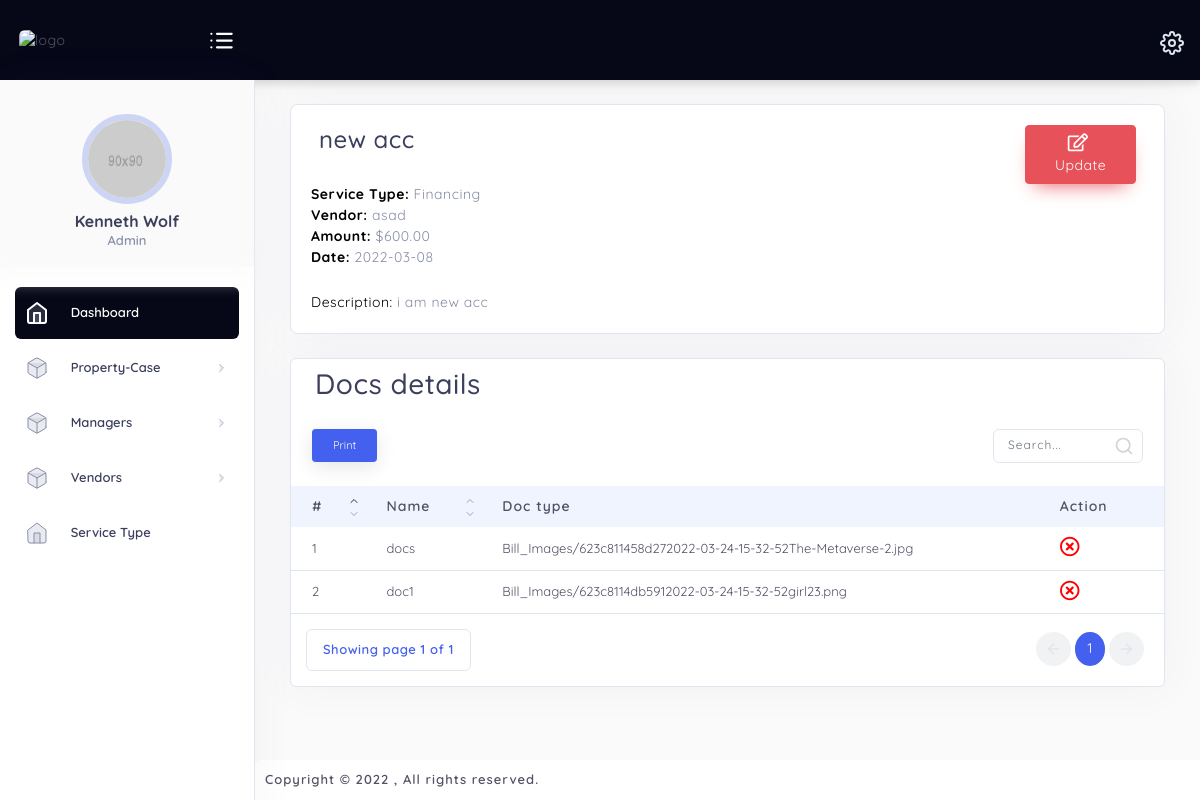
Screenshot of /hud/admin/account_detail_page.php?id=5 with the database file from the repository.
### tables this page shows
CREATE TABLE `property_accounting` (
  `id` int(11) NOT NULL,
  `case_id` int(11) NOT NULL,
  `name` varchar(255) NOT NULL,
  `type` int(11) NOT NULL,
  `date` varchar(255) NOT NULL,
  `amount` decimal(10,2) NOT NULL,
  `bill_image` varchar(300) NOT NULL,
  `memo` varchar(5000) NOT NULL,
  `vendor_id` int(11) NOT NULL,
  `created_at` timestamp NOT NULL DEFAULT current_timestamp(),
  `updated_at` timestamp NOT NULL DEFAULT current_timestamp() ON UPDATE current_timestamp()
);

CREATE TABLE `service_type` (
  `id` int(11) NOT NULL,
  `name` varchar(255) NOT NULL
);

CREATE TABLE `vendors` (
  `id` int(11) NOT NULL,
  `name` varchar(255) NOT NULL,
  `email` varchar(255) NOT NULL,
  `phone` varchar(255) NOT NULL,
  `memo` varchar(5000) NOT NULL,
  `type` int(11) NOT NULL,
  `street` varchar(255) NOT NULL,
  `city` varchar(255) NOT NULL,
  `state` varchar(255) NOT NULL,
  `zip` varchar(255) NOT NULL,
  `country` varchar(255) NOT NULL,
  `created_at` timestamp NOT NULL DEFAULT current_timestamp(),
  `updated_at` timestamp NOT NULL DEFAULT current_timestamp() ON UPDATE current_timestamp()
);

CREATE TABLE `accounting_docs` (
  `id` int(11) NOT NULL,
  `account_id` int(11) NOT NULL,
  `doc_name` varchar(500) NOT NULL,
  `doc_url` varchar(500) NOT NULL,
  `created_at` timestamp NOT NULL DEFAULT current_timestamp(),
  `updated_at` timestamp NOT NULL DEFAULT current_timestamp() ON UPDATE current_timestamp()
);

### hud/admin/account_detail_page.php (the view, shortened to what this page needs)
<?php
   include_once("../db/db.php");
   $id=$_GET['id'];
   $data=mysqli_fetch_array(mysqli_query($conn,"Select property_accounting.*,service_type.name as service,vendors.name as vendor from property_accounting INNER JOIN service_type ON service_type.id=property_accounting.type INNER JOIN vendors ON vendors.id=property_accounting.vendor_id where property_accounting.id='$id'"));
   $get_acc_docs=mysqli_query($conn,"SELECT * FROM accounting_docs where account_id='$id'");
   ?>
<!DOCTYPE html>
<html lang="en">
   <?php include_once("includes/head.php")?>
   <link rel="stylesheet" type="text/css" href="plugins/select2/select2.min.css">
   <link href="assets/css/scrollspyNav.css" rel="stylesheet" type="text/css" />
   <link href="assets/css/components/custom-modal.css" rel="stylesheet" type="text/css" />
   <link href="plugins/animate/animate.css" rel="stylesheet" type="text/css" />
   <link rel="stylesheet" href="plugins/font-icons/fontawesome/css/regular.css">
   <link rel="stylesheet" href="plugins/font-icons/fontawesome/css/fontawesome.css">
   <link rel="stylesheet" type="text/css" href="assets/css/forms/theme-checkbox-radio.css">
   <link rel="stylesheet" type="text/css" href="plugins/select2/select2.min.css">
   <link href="assets/css/components/cards/card.css" rel="stylesheet" type="text/css" />
   <link href="assetsss/plugins/dropzone/dist/dropzone.css" rel="stylesheet" type="text/css">
   <link rel="stylesheet" type="text/css" href="plugins/table/datatable/datatables.css">
   <link rel="stylesheet" type="text/css" href="plugins/table/datatable/custom_dt_html5.css">
   <link rel="stylesheet" type="text/css" href="plugins/table/datatable/dt-global_style.css">
   <link rel="stylesheet" href="https://cdnjs.cloudflare.com/ajax/libs/font-awesome/4.7.0/css/font-awesome.min.css">
   <body>
      <?php include_once("includes/topbar.php");?>
      <div class="main-container" id="container">
         <?php include_once("includes/sidenav.php");?>
         <div id="content" class="main-content">
            <div class="layout-px-spacing mt-4">
               <div class="col-lg-12 col-12  mt-3 mb-4">
                  <div class="statbox widget box box-shadow mb-4">
                     <div class="widget-header">
                        <div class="row">
                            <div class="col-xl-10 col-md-10 col-sm-12 col-12">
                              <h4 class="card-user_name"><?php echo $data['name']; ?></h4>
                           </div>
                           <div class="col-xl-2 col-md-2 col-sm-4 col-12">
                              <a href="edit_account.php?id=<?php echo $data['id'];?>" class="btn btn-danger"><i class="far fa-edit" style=" font-size: 18px;margin-right: 5px" aria-hidden="true"></i>Update</a>
                           </div>
                        </div>
                     </div>
                     <div class="widget-content">
                        <div style="text-align: left;">
                           <div>
                                <span style="color:black"><b>Service Type:</b></span>
                                <span><?php echo $data['service'];?></span>
                           </div>
                           <div>
                                <span style="color:black"><b>Vendor:</b></span>
                                <span><?php echo $data['vendor']; ?></span>
                           </div>
                           <div>
                                <span style="color:black"><b>Amount:</b></span>
                                <span><?php echo "$".$data['amount']; ?></span>
                           </div>
                           <div>
                                <span style="color:black"><b>Date:</b></span>
                                <span><?php echo $data['date']; ?></span>
                           </div>
                           <div class="mt-4">
                               <span style="color:black" >Description:</span>
                               <span><?php echo $data['memo']; ?></span>
                           </div>
                       </div>
                     </div>
                  </div>
               </div>
               <div class="col-xl-12 col-lg-12 col-sm-12  layout-spacing mb-5">
                  <div class="widget-content-area br-6 mt-2">
                     <div class="widget-header ml-4 mt-2">
                        <div class="row">
                           <div class="col-xl-12 col-md-12 col-sm-12 col-12">
                              <h3>Docs details</h3>
                           </div>
                        </div>
                     </div>
                     <table id="html5-extension" class="table table-hover non-hover" style="width:100%">
                        <thead>
                           <tr>
                              <th>#</th>
                              <th>Name</th>
                              <th class="dt-no-sorting">Doc type</th>
                              <th class="dt-no-sorting">Action</th>
                           </tr>
                        </thead>
                        <tbody>
                           <?php
                              $count=1;
                              while ($data2=mysqli_fetch_array($get_acc_docs)) {
                              ?>
                           <tr>
                              <td><?php echo $count ?></td>
                              <td> <?php echo $data2['doc_name']; ?>
                              </td>
                              <td>
                                    <a href="<?php echo $data2['doc_url'];?>" target="blank"><?php echo $data2['doc_url'];?></a>
                                </td>
                              <td>
                                 <a href="delete_document.php?id=<?php echo $data2['id'];?>&table=accounting_docs&page=account_detail_page.php?id=<?php echo $id?>" onclick="return confirm('Are you sure?')"><i class="far fa-times-circle" style="color: red; font-size: 20px;" aria-hidden="true"></i></a>
                              </td>
                           </tr>
                           <?php
                              $count++;
                              }
                              ?>
                        </tbody>
                     </table>
                  </div>
               </div>
            </div>
            <?php include_once 'includes/footer.php'; ?>
         </div>
      </div>
   </body>
</html>

### hud/admin/assets/css/dashboard/dash_1.css (style rules this page uses)
.layout-spacing { padding-bottom: 25px; }
.widget { position: relative; padding: 20px; border-radius: 8px; border: none; background: #fff; -webkit-box-shadow: none; -moz-box-shadow: none; box-shadow: none; border: 1px solid #e0e6ed; box-shadow: 0 0 40px 0 rgb(94 92 154 / 6%); }

### hud/admin/assets/css/main.css (style rules this page uses)
html { min-height: 100%; }
body { color: #888ea8; height: 100%; font-size: 0.875rem; background: #f1f2f3; overflow-x: hidden; overflow-y: auto; letter-spacing: 0.0312rem; font-family: 'Quicksand', sans-serif; }
h1, h2, h3, h4, h5, h6 { color: #3b3f5c; }
a { color: #515365; outline: none; }
.btn { padding: 0.4375rem 1.25rem; text-shadow: none; font-size: 14px; color: #3b3f5c; font-weight: normal; white-space: normal; word-wrap: break-word; transition: .2s ease-out; touch-action: manipulation; cursor: pointer; background-color: #f1f2f3; box-shadow: 0px 5px 20px 0 rgba(0, 0, 0, 0.1); will-change: opacity, transform; transition: all 0.3s ease-out; -webkit-transition: all 0.3s ease-out; }
.btn-danger { color: #fff !important; background-color: #e7515a; border-color: #e7515a; box-shadow: 0 10px 20px -10px #e7515a; }
.table > tbody > tr > td { vertical-align: middle; color: #515365; font-size: 13px; letter-spacing: 1px; }
.table > thead > tr > th { color: #060818; font-weight: 700; font-size: 13px; letter-spacing: 1px; text-transform: uppercase; }
.table thead th { vertical-align: bottom; border-bottom: none; }
.statbox .widget-content:before, .statbox .widget-content:after { display: table; content: ""; line-height: 0; clear: both; }
.br-6 { border-radius: 6px !important; }

### hud/admin/assets/css/structure.css (style rules this page uses)
html { min-height: 100%; }
body { color: #888ea8; height: 100%; font-size: 0.875rem; background: #fafafa; overflow-x: hidden; overflow-y: auto; letter-spacing: 0.0312rem; font-family: 'Quicksand', sans-serif; }
h1, h2, h3, h4, h5, h6 { color: #3b3f5c; }
.main-container { min-height: 100vh; display: -webkit-box; display: -ms-flexbox; display: flex; -webkit-box-orient: horizontal; -webkit-box-direction: normal; -ms-flex-direction: row; flex-direction: row; -ms-flex-wrap: wrap; flex-wrap: wrap; -webkit-box-pack: start; -ms-flex-pack: start; justify-content: flex-start; }
#content { width: 50%; flex-grow: 8; margin-top: 80px; margin-bottom: 0; margin-left: 255px; -webkit-transition: .3s ease all; transition: .3s ease all; }
.widget { padding: 0; margin-top: 0; margin-bottom: 0; border-radius: 6px; border: 1px solid #e0e6ed; box-shadow: 0 0 40px 0 rgba(94, 92, 154, 0.06); }
.layout-spacing { padding-bottom: 40px; }
.layout-px-spacing { padding: 0 20px 0 20px !important; min-height: calc(100vh - 140px) !important; }
.widget.box .widget-header { background: #fff; padding: 0px 8px 0px; border-top-right-radius: 6px; border-top-left-radius: 6px; }
.widget .widget-header { border-bottom: 0px solid #f1f2f3; }
.widget .widget-header:before { display: table; content: ""; line-height: 0; }
.widget .widget-header:after { display: table; content: ""; line-height: 0; clear: both; }
.widget-content-area { padding: 20px; position: relative; background-color: #fff; border-bottom-left-radius: 6px; border-bottom-right-radius: 6px; }

### rows the page displays
property_accounting: name "new acc", type.name "Financing", vendor.name "asad", amount "600.00", date "2022-03-08", memo "i am new acc"
accounting_docs: doc_name "docs", doc_url "Bill_Images/623c811458d272022-03-24-15-32-52The-Metaverse-2.jpg"
accounting_docs: doc_name "doc1", doc_url "Bill_Images/623c8114db5912022-03-24-15-32-52girl23.png"
